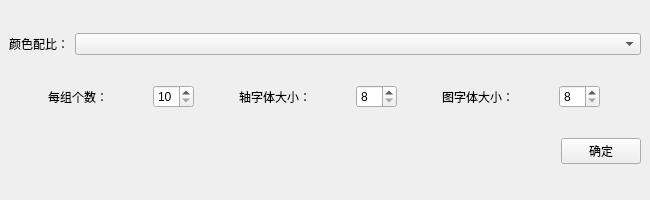
<?xml version="1.0" encoding="UTF-8"?>
<ui version="4.0">
 <class>PearsonWin</class>
 <widget class="QMainWindow" name="PearsonWin">
  <property name="geometry">
   <rect>
    <x>0</x>
    <y>0</y>
    <width>650</width>
    <height>200</height>
   </rect>
  </property>
  <property name="sizePolicy">
   <sizepolicy hsizetype="Fixed" vsizetype="Fixed">
    <horstretch>0</horstretch>
    <verstretch>0</verstretch>
   </sizepolicy>
  </property>
  <property name="minimumSize">
   <size>
    <width>650</width>
    <height>200</height>
   </size>
  </property>
  <property name="maximumSize">
   <size>
    <width>650</width>
    <height>200</height>
   </size>
  </property>
  <property name="windowTitle">
   <string>皮尔逊</string>
  </property>
  <property name="windowIcon">
   <iconset>
    <normaloff>../images/data-view.png</normaloff>../images/data-view.png</iconset>
  </property>
  <widget class="QWidget" name="centralwidget">
   <layout class="QVBoxLayout" name="verticalLayout">
    <item>
     <layout class="QHBoxLayout" name="horizontalLayout">
      <item>
       <widget class="QLabel" name="label">
        <property name="sizePolicy">
         <sizepolicy hsizetype="Fixed" vsizetype="Preferred">
          <horstretch>0</horstretch>
          <verstretch>0</verstretch>
         </sizepolicy>
        </property>
        <property name="text">
         <string>颜色配比：</string>
        </property>
       </widget>
      </item>
      <item>
       <widget class="QComboBox" name="comboBox"/>
      </item>
     </layout>
    </item>
    <item>
     <layout class="QHBoxLayout" name="horizontalLayout_2">
      <item>
       <widget class="QLabel" name="label_2">
        <property name="sizePolicy">
         <sizepolicy hsizetype="Fixed" vsizetype="Preferred">
          <horstretch>0</horstretch>
          <verstretch>0</verstretch>
         </sizepolicy>
        </property>
        <property name="text">
         <string>每组个数：</string>
        </property>
       </widget>
      </item>
      <item>
       <widget class="QSpinBox" name="spinBox">
        <property name="sizePolicy">
         <sizepolicy hsizetype="Fixed" vsizetype="Fixed">
          <horstretch>0</horstretch>
          <verstretch>0</verstretch>
         </sizepolicy>
        </property>
        <property name="minimum">
         <number>10</number>
        </property>
        <property name="maximum">
         <number>30</number>
        </property>
        <property name="singleStep">
         <number>1</number>
        </property>
       </widget>
      </item>
      <item>
       <widget class="QLabel" name="label_4">
        <property name="sizePolicy">
         <sizepolicy hsizetype="Fixed" vsizetype="Preferred">
          <horstretch>0</horstretch>
          <verstretch>0</verstretch>
         </sizepolicy>
        </property>
        <property name="text">
         <string>轴字体大小：</string>
        </property>
       </widget>
      </item>
      <item>
       <widget class="QSpinBox" name="axesFontBox">
        <property name="sizePolicy">
         <sizepolicy hsizetype="Fixed" vsizetype="Fixed">
          <horstretch>0</horstretch>
          <verstretch>0</verstretch>
         </sizepolicy>
        </property>
        <property name="minimum">
         <number>8</number>
        </property>
        <property name="maximum">
         <number>40</number>
        </property>
       </widget>
      </item>
      <item>
       <widget class="QLabel" name="label_3">
        <property name="sizePolicy">
         <sizepolicy hsizetype="Fixed" vsizetype="Preferred">
          <horstretch>0</horstretch>
          <verstretch>0</verstretch>
         </sizepolicy>
        </property>
        <property name="text">
         <string>图字体大小：</string>
        </property>
       </widget>
      </item>
      <item>
       <widget class="QSpinBox" name="chartFontBox">
        <property name="sizePolicy">
         <sizepolicy hsizetype="Fixed" vsizetype="Fixed">
          <horstretch>0</horstretch>
          <verstretch>0</verstretch>
         </sizepolicy>
        </property>
        <property name="minimum">
         <number>8</number>
        </property>
        <property name="maximum">
         <number>30</number>
        </property>
       </widget>
      </item>
     </layout>
    </item>
    <item>
     <layout class="QHBoxLayout" name="horizontalLayout_3">
      <item>
       <spacer name="horizontalSpacer_2">
        <property name="orientation">
         <enum>Qt::Horizontal</enum>
        </property>
        <property name="sizeHint" stdset="0">
         <size>
          <width>40</width>
          <height>20</height>
         </size>
        </property>
       </spacer>
      </item>
      <item>
       <widget class="QPushButton" name="pushButton">
        <property name="sizePolicy">
         <sizepolicy hsizetype="Fixed" vsizetype="Fixed">
          <horstretch>0</horstretch>
          <verstretch>0</verstretch>
         </sizepolicy>
        </property>
        <property name="text">
         <string>确定</string>
        </property>
       </widget>
      </item>
     </layout>
    </item>
   </layout>
  </widget>
 </widget>
 <resources/>
 <connections/>
</ui>
